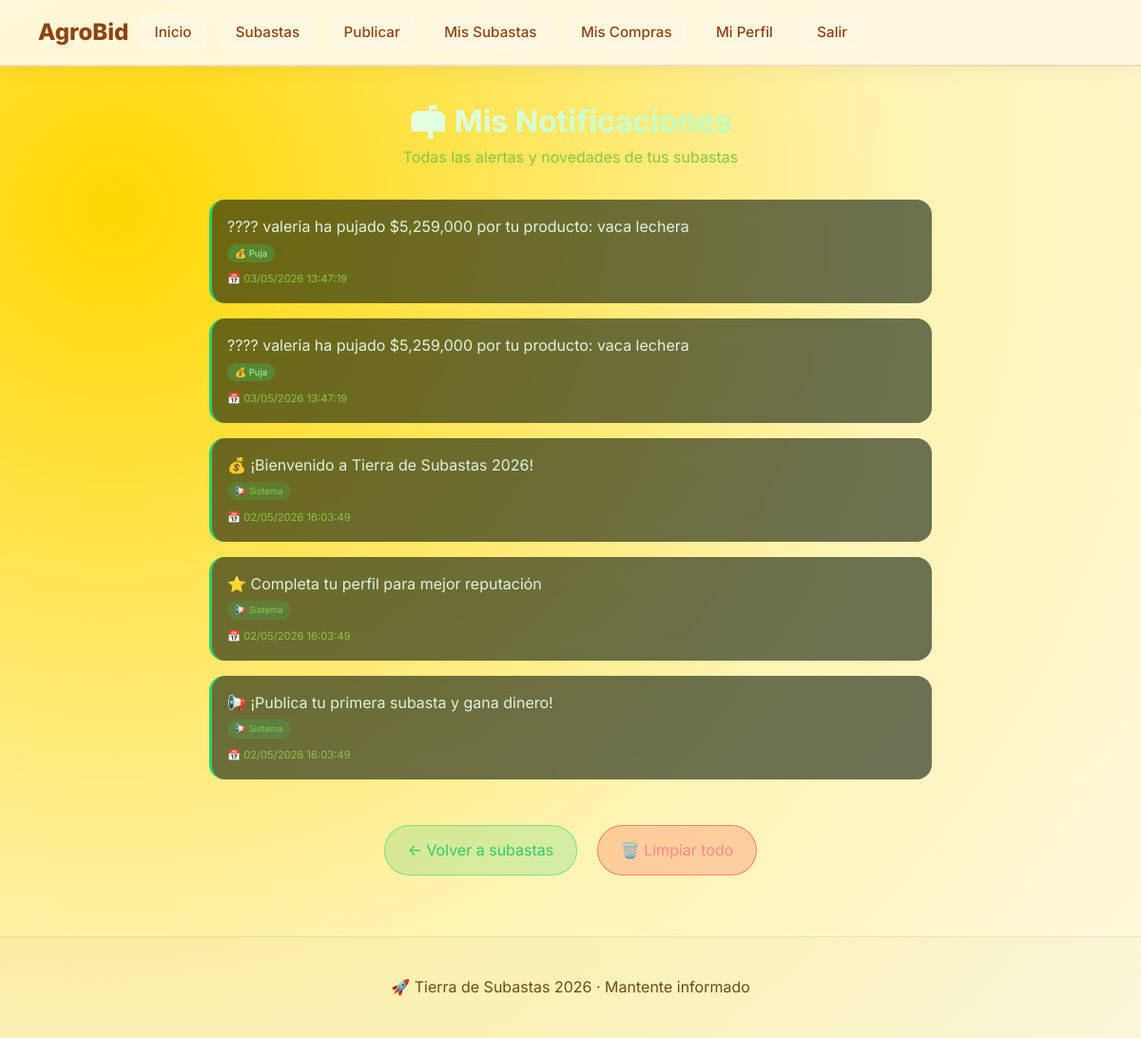
Before: /Tierra-subastas/ver_notificacion.php (signed in) with the older database file.
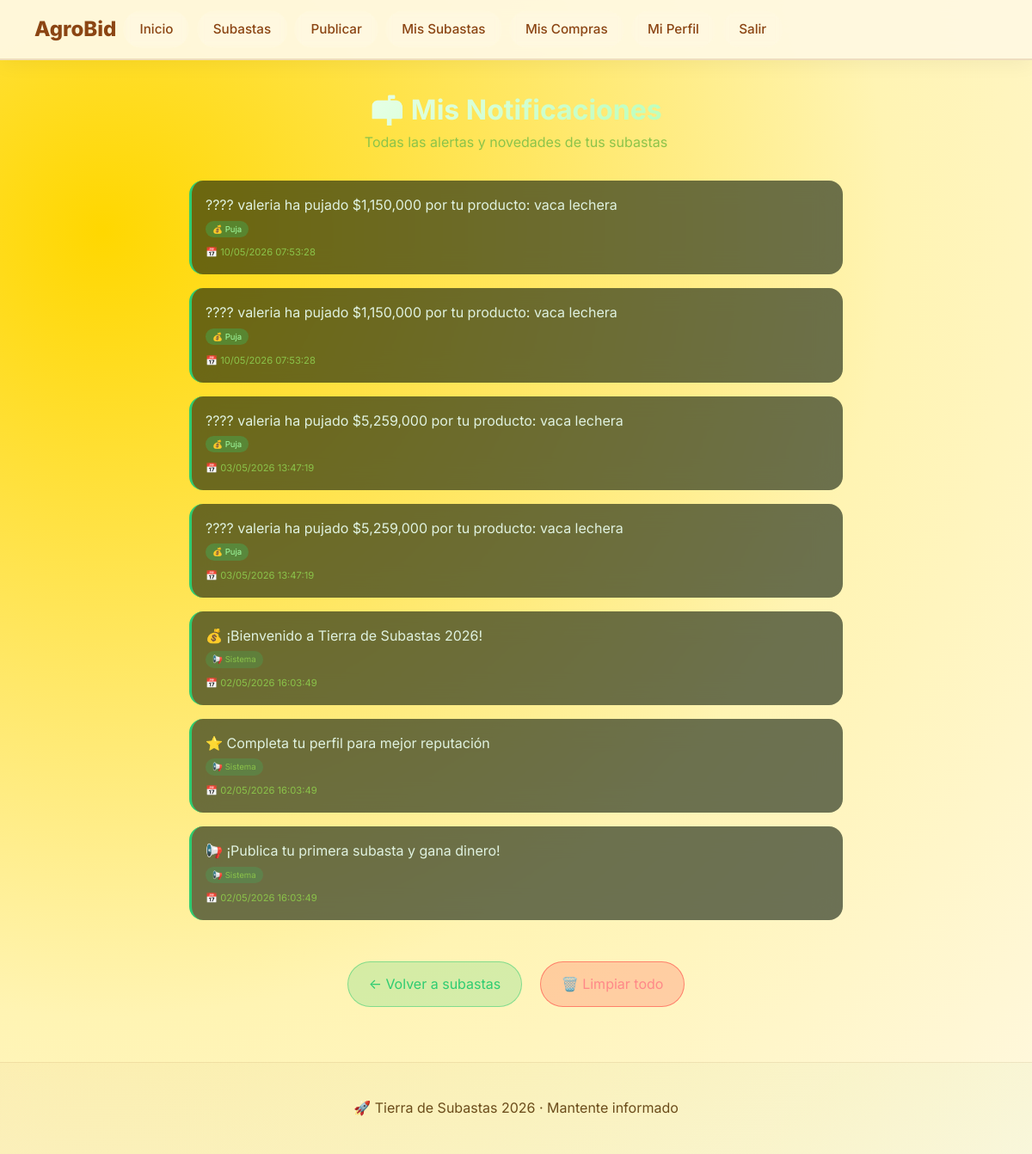
After: the same page with the newer database file.
### tables this page shows
CREATE TABLE `notificaciones` (
  `id` int(11) NOT NULL,
  `usuario_id` int(11) NOT NULL,
  `subasta_id` int(11) DEFAULT NULL,
  `mensaje` text NOT NULL,
  `tipo` varchar(20) DEFAULT 'puja',
  `leido` tinyint(1) DEFAULT 0,
  `fecha` datetime DEFAULT current_timestamp()
);

### Tierra-subastas/ver_notificacion.php (the view, shortened to what this page needs)
<?php
include("includes/conexion.php");
$user_id = $_SESSION['user_id'];
mysqli_query($conexion, "UPDATE notificaciones SET leido = 1 WHERE usuario_id = $user_id");
$sql = "SELECT * FROM notificaciones WHERE usuario_id = $user_id ORDER BY fecha DESC";
$resultado = mysqli_query($conexion, $sql);
$total_notif = mysqli_num_rows($resultado);
?>
<!DOCTYPE html>
<html lang="es">
<head>
    <link rel="stylesheet" href="css/estilos.css">
</head>
<body>
<header class="header">
   <nav class="menu">
    <div class="logo"> AgroBid</div>
    <a href="index.php">Inicio</a>
    <a href="subastas.php">Subastas</a>
    <a href="publicar.php">Publicar</a>
    <a href="mis_subastas.php">Mis Subastas</a>
    <a href="mis_compras.php">Mis Compras</a>
    <a href="perfil.php">Mi Perfil</a>
    <a href="logout.php">Salir</a>
</nav>
</header>
<div class="notif-container">
    <div class="notif-header">
        <h2>📬 Mis Notificaciones</h2>
        <p>Todas las alertas y novedades de tus subastas</p>
    </div>
    <?php if($total_notif > 0): ?>
        <?php while($notif = mysqli_fetch_assoc($resultado)): ?>
            <div class="notif-card">
                <div class="notif-mensaje">
                    <?php echo htmlspecialchars($notif['mensaje']); ?>
                </div>
                <div class="notif-tipo <?php echo ($notif['tipo'] == 'puja') ? 'tipo-puja' : 'tipo-sistema'; ?>">
                    <?php echo ($notif['tipo'] == 'puja') ? '💰 Puja' : '📢 Sistema'; ?>
                </div>
                <div class="notif-fecha">
                    📅 <?php echo date('d/m/Y H:i:s', strtotime($notif['fecha'])); ?>
                </div>
            </div>
        <?php endwhile; ?>
        <div style="text-align: center;">
            <a href="subastas.php" class="btn-volver">← Volver a subastas</a>
            <a href="limpiar_notificaciones.php" class="btn-limpiar" onclick="return confirm('¿Eliminar todas las notificaciones?')">🗑️ Limpiar todo</a>
        </div>
    <?php endif; ?>
</div>
<footer class="footer">
    <p>🚀 Tierra de Subastas 2026 · Mantente informado</p>
</footer>
</body>
</html>

### Tierra-subastas/css/estilos.css (style rules this page uses)
:root { --maiz: #ffd700; --maiz-oscuro: #e6c200; --maiz-claro: #fff4b3; --maiz-suave: #fff8e0; --esperanza: #32cd32; --esperanza-oscuro: #28a828; --calabaza: #ff8c00; --calabaza-oscuro: #e67e00; --cielo: #1e90ff; --cielo-oscuro: #187bdf; --tomate: #ff4500; --tomate-oscuro: #e63e00; --chocolate: #8b4513; --chocolate-claro: #a0522d; --chocolate-oscuro: #5a2d0c; --dark: #5a3d0c; --darker: #3d2908; --gray-bg: #f5e6b8; --gray-card: #fff8e8; --text-light: #3d2908; --text-gray: #6b4c1a; --border-radius: 20px; --border-radius-sm: 14px; --transition: all 0.4s cubic-bezier(0.2, 0.9, 0.4, 1.1); --shadow: 0 20px 40px -12px rgba(0, 0, 0, 0.15); --shadow-sm: 0 4px 12px rgba(0, 0, 0, 0.08); --shadow-hover: 0 30px 50px -15px rgba(0, 0, 0, 0.2); --shadow-glow: 0 0 20px rgba(50, 205, 50, 0.3); }
* { margin: 0; padding: 0; box-sizing: border-box; }
body { font-family: 'Inter', -apple-system, BlinkMacSystemFont, 'Segoe UI', sans-serif; background: radial-gradient(circle at 10% 20%, var(--maiz) 0%, var(--maiz-claro) 60%, var(--maiz-suave) 100%); color: var(--text-light); line-height: 1.6; min-height: 100vh; }
.header { background: rgba(255, 248, 224, 0.96); backdrop-filter: blur(16px); border-bottom: 2px solid rgba(139, 69, 19, 0.15); padding: 0.75rem 2.5rem; display: flex; justify-content: space-between; align-items: center; flex-wrap: wrap; gap: 1rem; position: sticky; top: 0; z-index: 1000; box-shadow: 0 4px 25px rgba(0, 0, 0, 0.05); }
.logo { display: flex; align-items: center; gap: 1rem; font-size: 1.5rem; font-weight: 800; color: var(--chocolate); text-decoration: none; }
.menu { display: flex; gap: 0.5rem; flex-wrap: wrap; }
.menu a { color: var(--chocolate); text-decoration: none; font-weight: 500; padding: 0.6rem 1.2rem; border-radius: 40px; transition: var(--transition); font-size: 0.95rem; position: relative; backdrop-filter: blur(4px); }
.footer { text-align: center; padding: 2.5rem; border-top: 1px solid rgba(139, 69, 19, 0.1); margin-top: 4rem; color: var(--text-gray); background: linear-gradient(135deg, rgba(139, 69, 19, 0.03), rgba(50, 205, 50, 0.03)); }

### Tierra-subastas/ver_notificacion.php (style rules this page uses)
.notif-container { max-width: 800px; margin: 2rem auto; padding: 0 20px; position: relative; z-index: 2; }
.notif-header { text-align: center; margin-bottom: 2rem; }
.notif-header h2 { font-size: 2rem; background: linear-gradient(135deg, #ffffff, #a3ffa3); -webkit-background-clip: text; background-clip: text; color: transparent; }
.notif-header p { color: #8bc34a; }
.notif-card { background: rgba(10, 25, 10, 0.6); backdrop-filter: blur(15px); border-radius: 16px; padding: 1rem; margin-bottom: 1rem; border-left: 3px solid #2ecc71; transition: all 0.3s; }
.notif-mensaje { font-size: 1rem; color: #e0f2e0; }
.notif-fecha { font-size: 0.7rem; color: #8bc34a; margin-top: 8px; display: flex; align-items: center; gap: 5px; }
.notif-tipo { display: inline-block; padding: 2px 8px; border-radius: 20px; font-size: 0.6rem; margin-top: 5px; }
.tipo-puja { background: rgba(46, 204, 113, 0.3); color: #a3ffa3; }
.tipo-sistema { background: rgba(46, 204, 113, 0.2); color: #8bc34a; }
.btn-volver { display: inline-block; margin-top: 2rem; padding: 0.8rem 1.5rem; background: rgba(46, 204, 113, 0.2); border: 1px solid rgba(46, 204, 113, 0.5); border-radius: 50px; color: #2ecc71; text-decoration: none; transition: all 0.3s; }
.btn-limpiar { display: inline-block; margin-left: 1rem; padding: 0.8rem 1.5rem; background: rgba(255, 50, 50, 0.2); border: 1px solid rgba(255, 50, 50, 0.5); border-radius: 50px; color: #ff8888; text-decoration: none; transition: all 0.3s; }

Changed rows visible on the page:
added notificaciones: mensaje "???? valeria ha pujado $1,150,000 por tu producto: vaca lechera", tipo "💰 Puja", fecha "10/05/2026 07:53:28"
added notificaciones: mensaje "???? valeria ha pujado $1,150,000 por tu producto: vaca lechera", tipo "💰 Puja", fecha "10/05/2026 07:53:28"
